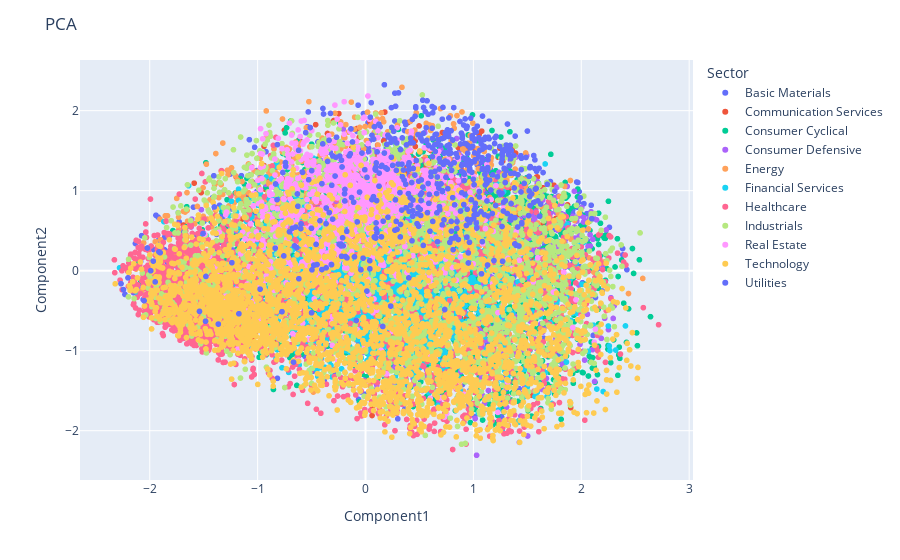

The notebook cell saved with this chart:
### Markdown cell above
From this second visualization, we see that 5 completely new features are better predicters of our classification target `Class` compared to those found by the RandomForestRregressor. Instead of using this model, we elected to use the more appropriate SelectKBest from sklearn and to use its default function, f_classif, as we are now dealing with a classification. We also split the data again so that our target is the class variable rather than a continuous one. The visualization shows us that `ROIC`, the return on invested capital (as a percentage), is the most important feature in predicting whether the stock will be a Buy (`1`) or a No Buy (`0`) for the following year. Most financial analysts agree that a firm which has a ROIC exceeding 2% is creating value and vice versa. `Enterprise Value over EBITDA`, `Issuance (buybacks) of shares`, `Other Assets`, and `Income Tax Expense` round out the 5 most important features for predicting `Class`.

### Code cell
from sklearn.decomposition import PCA
import plotly.express as px

#instantiate the PCA object and request two components
pca = PCA(n_components=2, random_state=1000)

#transform the features using the PCA algorithm 
reduced_data = pca.fit_transform(features)
reduced_df = pd.DataFrame(reduced_data, columns = ['Component1', 'Component2'])
target = merged_var['PriceVariation_NextYear']
reduced_df['Sector'] = merged_var.reset_index()['Sector']


g = px.scatter(reduced_df, x='Component1', y='Component2', color = 'Sector')
g.update_layout(title='PCA')
g.show()
print('The PCA 2 components explain', str("%.2f" % sum(pca.explained_variance_ratio_)), 'of the variance in the target')

### Figure 1 — Plotly figure (JSON) as saved in the notebook; plotly's stock layout.template omitted (floating-point values rounded to 4 significant figures; data arrays with more than 128 entries replaced by an {"elided": "..."} marker saying what was removed)
{"data": [{"hovertemplate": "Sector=Basic Materials<br>Component1=%{x}<br>Component2=%{y}<extra></extra>", "legendgroup": "Basic Materials", "marker": {"color": "#636efa", "symbol": "circle"}, "mode": "markers", "name": "Basic Materials", "showlegend": true, "type": "scattergl", "x": {"elided": "1344 float values"}, "xaxis": "x", "y": {"elided": "1344 float values"}, "yaxis": "y"}, {"hovertemplate": "Sector=Communication Services<br>Component1=%{x}<br>Component2=%{y}<extra></extra>", "legendgroup": "Communication Services", "marker": {"color": "#EF553B", "symbol": "circle"}, "mode": "markers", "name": "Communication Services", "showlegend": true, "type": "scattergl", "x": {"elided": "445 float values"}, "xaxis": "x", "y": {"elided": "445 float values"}, "yaxis": "y"}, {"hovertemplate": "Sector=Consumer Cyclical<br>Component1=%{x}<br>Component2=%{y}<extra></extra>", "legendgroup": "Consumer Cyclical", "marker": {"color": "#00cc96", "symbol": "circle"}, "mode": "markers", "name": "Consumer Cyclical", "showlegend": true, "type": "scattergl", "x": {"elided": "2471 float values"}, "xaxis": "x", "y": {"elided": "2471 float values"}, "yaxis": "y"}, {"hovertemplate": "Sector=Consumer Defensive<br>Component1=%{x}<br>Component2=%{y}<extra></extra>", "legendgroup": "Consumer Defensive", "marker": {"color": "#ab63fa", "symbol": "circle"}, "mode": "markers", "name": "Consumer Defensive", "showlegend": true, "type": "scattergl", "x": {"elided": "922 float values"}, "xaxis": "x", "y": {"elided": "922 float values"}, "yaxis": "y"}, {"hovertemplate": "Sector=Energy<br>Component1=%{x}<br>Component2=%{y}<extra></extra>", "legendgroup": "Energy", "marker": {"color": "#FFA15A", "symbol": "circle"}, "mode": "markers", "name": "Energy", "showlegend": true, "type": "scattergl", "x": {"elided": "1217 float values"}, "xaxis": "x", "y": {"elided": "1217 float values"}, "yaxis": "y"}, {"hovertemplate": "Sector=Financial Services<br>Component1=%{x}<br>Component2=%{y}<extra></extra>", "legendgroup": "Financial Services", "marker": {"color": "#19d3f3", "symbol": "circle"}, "mode": "markers", "name": "Financial Services", "showlegend": true, "type": "scattergl", "x": {"elided": "4720 float values"}, "xaxis": "x", "y": {"elided": "4720 float values"}, "yaxis": "y"}, {"hovertemplate": "Sector=Healthcare<br>Component1=%{x}<br>Component2=%{y}<extra></extra>", "legendgroup": "Healthcare", "marker": {"color": "#FF6692", "symbol": "circle"}, "mode": "markers", "name": "Healthcare", "showlegend": true, "type": "scattergl", "x": {"elided": "3305 float values"}, "xaxis": "x", "y": {"elided": "3305 float values"}, "yaxis": "y"}, {"hovertemplate": "Sector=Industrials<br>Component1=%{x}<br>Component2=%{y}<extra></extra>", "legendgroup": "Industrials", "marker": {"color": "#B6E880", "symbol": "circle"}, "mode": "markers", "name": "Industrials", "showlegend": true, "type": "scattergl", "x": {"elided": "2768 float values"}, "xaxis": "x", "y": {"elided": "2768 float values"}, "yaxis": "y"}, {"hovertemplate": "Sector=Real Estate<br>Component1=%{x}<br>Component2=%{y}<extra></extra>", "legendgroup": "Real Estate", "marker": {"color": "#FF97FF", "symbol": "circle"}, "mode": "markers", "name": "Real Estate", "showlegend": true, "type": "scattergl", "x": {"elided": "1241 float values"}, "xaxis": "x", "y": {"elided": "1241 float values"}, "yaxis": "y"}, {"hovertemplate": "Sector=Technology<br>Component1=%{x}<br>Component2=%{y}<extra></extra>", "legendgroup": "Technology", "marker": {"color": "#FECB52", "symbol": "circle"}, "mode": "markers", "name": "Technology", "showlegend": true, "type": "scattergl", "x": {"elided": "3126 float values"}, "xaxis": "x", "y": {"elided": "3126 float values"}, "yaxis": "y"}, {"hovertemplate": "Sector=Utilities<br>Component1=%{x}<br>Component2=%{y}<extra></extra>", "legendgroup": "Utilities", "marker": {"color": "#636efa", "symbol": "circle"}, "mode": "markers", "name": "Utilities", "showlegend": true, "type": "scattergl", "x": {"elided": "518 float values"}, "xaxis": "x", "y": {"elided": "518 float values"}, "yaxis": "y"}], "layout": {"legend": {"title": {"text": "Sector"}, "tracegroupgap": 0}, "margin": {"t": 60}, "title": {"text": "PCA"}, "xaxis": {"anchor": "y", "domain": [0, 1], "title": {"text": "Component1"}}, "yaxis": {"anchor": "x", "domain": [0, 1], "title": {"text": "Component2"}}}}
